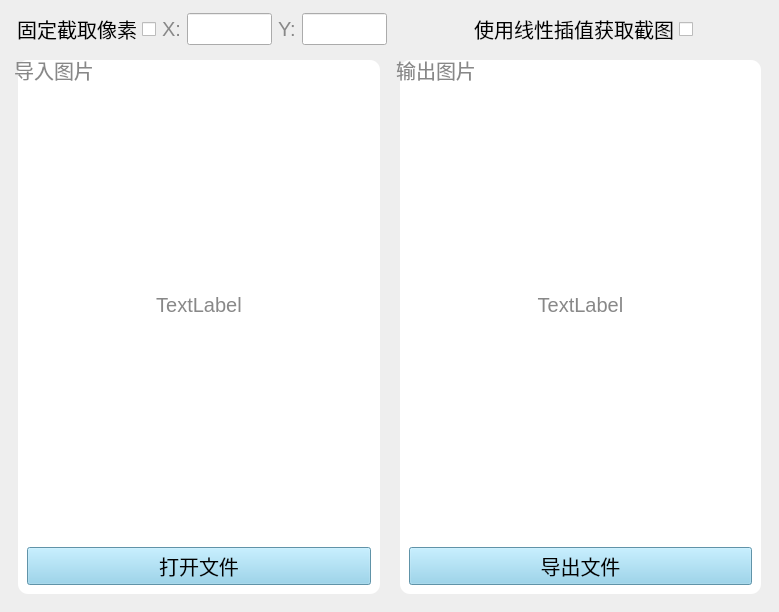
<?xml version="1.0" encoding="UTF-8"?>
<ui version="4.0">
 <class>Form</class>
 <widget class="QWidget" name="Form">
  <property name="geometry">
   <rect>
    <x>0</x>
    <y>0</y>
    <width>779</width>
    <height>612</height>
   </rect>
  </property>
  <property name="sizePolicy">
   <sizepolicy hsizetype="Preferred" vsizetype="Preferred">
    <horstretch>0</horstretch>
    <verstretch>0</verstretch>
   </sizepolicy>
  </property>
  <property name="windowTitle">
   <string>Form</string>
  </property>
  <property name="styleSheet">
   <string notr="true">
*{
	font-family:微软雅黑;
	font-size: 20px;
	font-weight: 300;
	
}
.QWidget{
	background-color: #EEEEEE;
}
QPushButton{
	background-color: skyblue
}

QLabel{
	color: #888888
}
QGroupBox{
	background-color: #FFFFFF;
	border-radius: 10px;
	margin: 7px;
	color: #888888


}</string>
  </property>
  <layout class="QVBoxLayout" name="verticalLayout_2" stretch="0,1">
   <property name="sizeConstraint">
    <enum>QLayout::SetDefaultConstraint</enum>
   </property>
   <item>
    <layout class="QHBoxLayout" name="horizontalLayout_2" stretch="1,1">
     <property name="sizeConstraint">
      <enum>QLayout::SetDefaultConstraint</enum>
     </property>
     <property name="leftMargin">
      <number>0</number>
     </property>
     <item>
      <layout class="QHBoxLayout" name="horizontalLayout_4">
       <item>
        <widget class="QCheckBox" name="check_pix_fixed">
         <property name="layoutDirection">
          <enum>Qt::RightToLeft</enum>
         </property>
         <property name="text">
          <string>固定截取像素</string>
         </property>
        </widget>
       </item>
       <item>
        <layout class="QHBoxLayout" name="horizontalLayout" stretch="0,1">
         <item>
          <widget class="QLabel" name="label_2">
           <property name="text">
            <string>X:</string>
           </property>
          </widget>
         </item>
         <item>
          <widget class="QLineEdit" name="x_edit">
           <property name="sizePolicy">
            <sizepolicy hsizetype="Preferred" vsizetype="Fixed">
             <horstretch>0</horstretch>
             <verstretch>0</verstretch>
            </sizepolicy>
           </property>
          </widget>
         </item>
        </layout>
       </item>
       <item>
        <layout class="QHBoxLayout" name="horizontalLayout_3">
         <item>
          <widget class="QLabel" name="label_3">
           <property name="text">
            <string>Y:</string>
           </property>
          </widget>
         </item>
         <item>
          <widget class="QLineEdit" name="y_edit"/>
         </item>
        </layout>
       </item>
      </layout>
     </item>
     <item>
      <layout class="QHBoxLayout" name="horizontalLayout_6">
       <item>
        <spacer name="horizontalSpacer_2">
         <property name="orientation">
          <enum>Qt::Horizontal</enum>
         </property>
         <property name="sizeHint" stdset="0">
          <size>
           <width>40</width>
           <height>20</height>
          </size>
         </property>
        </spacer>
       </item>
       <item>
        <widget class="QCheckBox" name="check_use_linear">
         <property name="layoutDirection">
          <enum>Qt::RightToLeft</enum>
         </property>
         <property name="text">
          <string>使用线性插值获取截图</string>
         </property>
        </widget>
       </item>
       <item>
        <spacer name="horizontalSpacer">
         <property name="orientation">
          <enum>Qt::Horizontal</enum>
         </property>
         <property name="sizeHint" stdset="0">
          <size>
           <width>40</width>
           <height>20</height>
          </size>
         </property>
        </spacer>
       </item>
      </layout>
     </item>
    </layout>
   </item>
   <item>
    <layout class="QHBoxLayout" name="horizontalLayout_5" stretch="1,1">
     <property name="sizeConstraint">
      <enum>QLayout::SetDefaultConstraint</enum>
     </property>
     <item>
      <widget class="QGroupBox" name="groupBox">
       <property name="sizePolicy">
        <sizepolicy hsizetype="Ignored" vsizetype="Preferred">
         <horstretch>0</horstretch>
         <verstretch>0</verstretch>
        </sizepolicy>
       </property>
       <property name="title">
        <string>导入图片</string>
       </property>
       <layout class="QVBoxLayout" name="verticalLayout">
        <item>
         <widget class="QLabel" name="input_img_label">
          <property name="text">
           <string>TextLabel</string>
          </property>
          <property name="alignment">
           <set>Qt::AlignCenter</set>
          </property>
         </widget>
        </item>
        <item>
         <widget class="QPushButton" name="input_img_button">
          <property name="sizePolicy">
           <sizepolicy hsizetype="Minimum" vsizetype="Fixed">
            <horstretch>0</horstretch>
            <verstretch>0</verstretch>
           </sizepolicy>
          </property>
          <property name="text">
           <string>打开文件</string>
          </property>
         </widget>
        </item>
       </layout>
      </widget>
     </item>
     <item>
      <widget class="QGroupBox" name="groupBox_2">
       <property name="title">
        <string>输出图片</string>
       </property>
       <layout class="QVBoxLayout" name="verticalLayout_3">
        <item>
         <widget class="QLabel" name="output_img_label">
          <property name="sizePolicy">
           <sizepolicy hsizetype="Ignored" vsizetype="Preferred">
            <horstretch>0</horstretch>
            <verstretch>0</verstretch>
           </sizepolicy>
          </property>
          <property name="text">
           <string>TextLabel</string>
          </property>
          <property name="alignment">
           <set>Qt::AlignCenter</set>
          </property>
         </widget>
        </item>
        <item>
         <widget class="QPushButton" name="output_img_button">
          <property name="text">
           <string>导出文件</string>
          </property>
         </widget>
        </item>
       </layout>
      </widget>
     </item>
    </layout>
   </item>
  </layout>
 </widget>
 <resources/>
 <connections/>
</ui>
